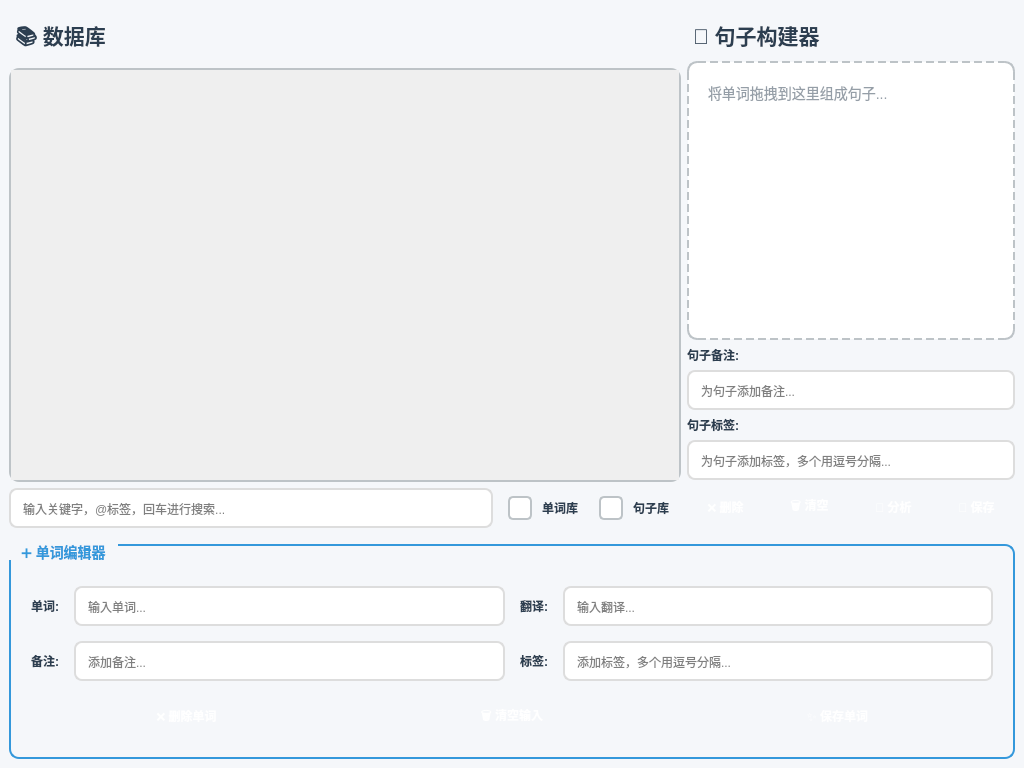
<?xml version="1.0" encoding="UTF-8"?>
<ui version="4.0">
 <class>MainWindow</class>
 <widget class="QMainWindow" name="MainWindow">
  <property name="geometry">
   <rect>
    <x>0</x>
    <y>0</y>
    <width>1024</width>
    <height>768</height>
   </rect>
  </property>
  <property name="windowTitle">
   <string>AI 词库管理工具</string>
  </property>
  <property name="windowIcon">
   <iconset resource="resource.qrc">
    <normaloff>:/logos/bookshelf.ico</normaloff>:/logos/bookshelf.ico</iconset>
  </property>
  <property name="styleSheet">
   <string notr="true">QMainWindow {
background-color: #f5f7fa;
}
QPushButton {
background-color: qlineargradient(x1: 0, y1: 0, x2: 0, y2: 1,
stop: 0 #3498db, stop: 1 #2980b9);
color: white;
border: none;
border-radius: 8px;
padding: 10px 20px;
font-weight: bold;
font-size: 12px;
}
QPushButton:hover {
background-color: qlineargradient(x1: 0, y1: 0, x2: 0, y2: 1,
stop: 0 #3ca0db, stop: 1 #2c8bc9);
}
QPushButton:pressed {
background-color: qlineargradient(x1: 0, y1: 0, x2: 0, y2: 1,
stop: 0 #2980b9, stop: 1 #2573a7);
}
QLineEdit {
padding: 10px;
border: 2px solid #ddd;
border-radius: 8px;
font-size: 12px;
}
QLineEdit:focus {
border-color: #3498db;
}
QLabel {
color: #2c3e50;
font-weight: bold;
}
QCheckBox {
    spacing: 10px;
    color: #2c3e50;
    font-size: 12px;
    font-weight: 600;
    padding: 5px;
}

QCheckBox::indicator {
    width: 20px;
    height: 20px;
    border: 2px solid #bdc3c7;
    border-radius: 5px;
    background-color: #ffffff;
}

QCheckBox::indicator:hover {
    border-color: #3498db;
    background-color: #f8f9fa;
}

QCheckBox::indicator:checked {
    background-color: qlineargradient(x1: 0, y1: 0, x2: 0, y2: 1,
        stop: 0 #3498db, stop: 1 #2980b9);
    border-color: #2980b9;
    image: url(:/icons/check.svg);
}

QCheckBox::indicator:checked:hover {
    background-color: qlineargradient(x1: 0, y1: 0, x2: 0, y2: 1,
        stop: 0 #3ca0db, stop: 1 #2c8bc9);
}

QCheckBox::indicator:checked:pressed {
    background-color: qlineargradient(x1: 0, y1: 0, x2: 0, y2: 1,
        stop: 0 #2980b9, stop: 1 #2573a7);
}

QCheckBox:disabled {
    color: #95a5a6;
}

QCheckBox::indicator:disabled {
    border-color: #ecf0f1;
    background-color: #f8f9fa;
}

QCheckBox::indicator:checked:disabled {
    background-color: #bdc3c7;
    border-color: #95a5a6;
}


QMessageBox {
    background-color: #ffffff;
    padding: 20px;
    font-family: &quot;Segoe UI&quot;, &quot;Microsoft YaHei&quot;, sans-serif;
}

QMessageBox QLabel {
    color: #2c3e50;
    font-size: 16px;
    font-weight: 500;
    line-height: 1.5;
}</string>
  </property>
  <widget class="QWidget" name="centralwidget">
   <layout class="QVBoxLayout" name="verticalLayout">
    <item>
     <layout class="QHBoxLayout" name="work_group" stretch="80,20">
      <item>
       <layout class="QVBoxLayout" name="verticalLayout_database">
        <property name="spacing">
         <number>0</number>
        </property>
        <item>
         <widget class="QLabel" name="cards_header">
          <property name="font">
           <font>
            <pointsize>16</pointsize>
            <bold>true</bold>
           </font>
          </property>
          <property name="styleSheet">
           <string notr="true">color: #2c3e50; margin: 10px 0;</string>
          </property>
          <property name="text">
           <string>📚 数据库</string>
          </property>
         </widget>
        </item>
        <item>
         <widget class="QScrollArea" name="scroll_area">
          <property name="styleSheet">
           <string notr="true">QScrollArea {
border: 2px solid #bdc3c7;
border-radius: 10px;
background-color: #ffffff;
}</string>
          </property>
          <property name="horizontalScrollBarPolicy">
           <enum>Qt::ScrollBarPolicy::ScrollBarAlwaysOff</enum>
          </property>
          <property name="widgetResizable">
           <bool>true</bool>
          </property>
          <property name="alignment">
           <set>Qt::AlignmentFlag::AlignLeading|Qt::AlignmentFlag::AlignLeft|Qt::AlignmentFlag::AlignTop</set>
          </property>
          <widget class="QWidget" name="scroll_area_layout">
           <property name="geometry">
            <rect>
             <x>0</x>
             <y>0</y>
             <width>628</width>
             <height>416</height>
            </rect>
           </property>
           <layout class="QGridLayout" name="scroll_layout">
            <property name="leftMargin">
             <number>8</number>
            </property>
            <property name="topMargin">
             <number>8</number>
            </property>
            <property name="rightMargin">
             <number>8</number>
            </property>
            <property name="bottomMargin">
             <number>8</number>
            </property>
            <item row="0" column="0">
             <widget class="QWidget" name="scroll_widget" native="true">
              <layout class="QGridLayout" name="cards_layout">
               <property name="leftMargin">
                <number>0</number>
               </property>
               <property name="topMargin">
                <number>0</number>
               </property>
               <property name="rightMargin">
                <number>0</number>
               </property>
               <property name="bottomMargin">
                <number>0</number>
               </property>
              </layout>
             </widget>
            </item>
           </layout>
          </widget>
         </widget>
        </item>
        <item>
         <layout class="QHBoxLayout" name="horizontalLayout">
          <property name="spacing">
           <number>10</number>
          </property>
          <property name="topMargin">
           <number>6</number>
          </property>
          <property name="rightMargin">
           <number>6</number>
          </property>
          <property name="bottomMargin">
           <number>0</number>
          </property>
          <item>
           <widget class="QLineEdit" name="lineEditSearch">
            <property name="placeholderText">
             <string>输入关键字，@标签，回车进行搜索...</string>
            </property>
           </widget>
          </item>
          <item>
           <widget class="QCheckBox" name="checkBoxWord">
            <property name="cursor">
             <cursorShape>PointingHandCursor</cursorShape>
            </property>
            <property name="styleSheet">
             <string notr="true"/>
            </property>
            <property name="text">
             <string>单词库</string>
            </property>
            <property name="checked">
             <bool>true</bool>
            </property>
           </widget>
          </item>
          <item>
           <widget class="QCheckBox" name="checkBoxSentence">
            <property name="cursor">
             <cursorShape>PointingHandCursor</cursorShape>
            </property>
            <property name="text">
             <string>句子库</string>
            </property>
            <property name="checked">
             <bool>true</bool>
            </property>
           </widget>
          </item>
         </layout>
        </item>
       </layout>
      </item>
      <item>
       <layout class="QVBoxLayout" name="verticalLayout_sentence">
        <property name="spacing">
         <number>0</number>
        </property>
        <item>
         <widget class="QLabel" name="sentence_header">
          <property name="font">
           <font>
            <pointsize>16</pointsize>
            <bold>true</bold>
           </font>
          </property>
          <property name="styleSheet">
           <string notr="true">color: #2c3e50; margin: 10px 0;</string>
          </property>
          <property name="text">
           <string>📝 句子构建器</string>
          </property>
         </widget>
        </item>
        <item>
         <widget class="QTextEdit" name="sentence_builder">
          <property name="styleSheet">
           <string notr="true">QTextEdit {
background-color: #ffffff;
border: 2px dashed #bdc3c7;
border-radius: 10px;
padding: 15px;
font-size: 14px;
color: #2c3e50;
}
QTextEdit:focus {
border: 2px solid #3498db;
background-color: #f8f9fa;
}</string>
          </property>
          <property name="placeholderText">
           <string>将单词拖拽到这里组成句子...</string>
          </property>
         </widget>
        </item>
        <item>
         <layout class="QVBoxLayout" name="sentence_controls_layout">
          <property name="spacing">
           <number>6</number>
          </property>
          <property name="topMargin">
           <number>6</number>
          </property>
          <property name="bottomMargin">
           <number>0</number>
          </property>
          <item>
           <widget class="QLabel" name="label_sentence_note">
            <property name="text">
             <string>句子备注:</string>
            </property>
           </widget>
          </item>
          <item>
           <widget class="QLineEdit" name="sentence_note_input">
            <property name="placeholderText">
             <string>为句子添加备注...</string>
            </property>
           </widget>
          </item>
          <item>
           <widget class="QLabel" name="label_sentence_tag">
            <property name="text">
             <string>句子标签:</string>
            </property>
           </widget>
          </item>
          <item>
           <widget class="QLineEdit" name="sentence_tag_input">
            <property name="placeholderText">
             <string>为句子添加标签，多个用逗号分隔...</string>
            </property>
           </widget>
          </item>
          <item>
           <layout class="QHBoxLayout" name="sentence_button_group">
            <item>
             <widget class="QPushButton" name="delete_sentence_btn">
              <property name="cursor">
               <cursorShape>PointingHandCursor</cursorShape>
              </property>
              <property name="text">
               <string>❌ 删除</string>
              </property>
             </widget>
            </item>
            <item>
             <widget class="QPushButton" name="clear_sentence_btn">
              <property name="cursor">
               <cursorShape>PointingHandCursor</cursorShape>
              </property>
              <property name="text">
               <string>🗑 清空</string>
              </property>
             </widget>
            </item>
            <item>
             <widget class="QPushButton" name="analysis_sentence_btn">
              <property name="cursor">
               <cursorShape>PointingHandCursor</cursorShape>
              </property>
              <property name="text">
               <string>🔎 分析</string>
              </property>
             </widget>
            </item>
            <item>
             <widget class="QPushButton" name="save_sentence_btn">
              <property name="cursor">
               <cursorShape>PointingHandCursor</cursorShape>
              </property>
              <property name="text">
               <string>💾 保存</string>
              </property>
             </widget>
            </item>
           </layout>
          </item>
         </layout>
        </item>
       </layout>
      </item>
     </layout>
    </item>
    <item>
     <widget class="QGroupBox" name="add_word_group">
      <property name="maximumSize">
       <size>
        <width>16777215</width>
        <height>225</height>
       </size>
      </property>
      <property name="styleSheet">
       <string notr="true">QGroupBox {
font-size: 14px;
font-weight: bold;
border: 2px solid #3498db;
border-radius: 10px;
margin-top: 10px;
padding-top: 20px;
}
QGroupBox::title {
subline-offset: -15px;
padding: 0 10px;
color: #3498db;
}</string>
      </property>
      <property name="title">
       <string>➕ 单词编辑器</string>
      </property>
      <layout class="QGridLayout" name="gridLayout">
       <property name="leftMargin">
        <number>20</number>
       </property>
       <property name="topMargin">
        <number>20</number>
       </property>
       <property name="rightMargin">
        <number>20</number>
       </property>
       <property name="bottomMargin">
        <number>20</number>
       </property>
       <property name="spacing">
        <number>15</number>
       </property>
       <item row="0" column="1">
        <widget class="QLineEdit" name="word_input">
         <property name="placeholderText">
          <string>输入单词...</string>
         </property>
        </widget>
       </item>
       <item row="1" column="2">
        <widget class="QLabel" name="label_tag">
         <property name="text">
          <string>标签:</string>
         </property>
        </widget>
       </item>
       <item row="0" column="0">
        <widget class="QLabel" name="label_word">
         <property name="text">
          <string>单词:</string>
         </property>
        </widget>
       </item>
       <item row="1" column="3">
        <widget class="QLineEdit" name="tag_input">
         <property name="placeholderText">
          <string>添加标签，多个用逗号分隔...</string>
         </property>
        </widget>
       </item>
       <item row="1" column="0">
        <widget class="QLabel" name="label_note">
         <property name="text">
          <string>备注:</string>
         </property>
        </widget>
       </item>
       <item row="0" column="2">
        <widget class="QLabel" name="label_translation">
         <property name="text">
          <string>翻译:</string>
         </property>
        </widget>
       </item>
       <item row="0" column="3">
        <widget class="QLineEdit" name="translation_input">
         <property name="placeholderText">
          <string>输入翻译...</string>
         </property>
        </widget>
       </item>
       <item row="1" column="1">
        <widget class="QLineEdit" name="note_input">
         <property name="placeholderText">
          <string>添加备注...</string>
         </property>
        </widget>
       </item>
       <item row="2" column="0" colspan="4">
        <layout class="QHBoxLayout" name="horizontalLayout_2">
         <item>
          <widget class="QPushButton" name="delete_word_btn">
           <property name="cursor">
            <cursorShape>PointingHandCursor</cursorShape>
           </property>
           <property name="text">
            <string>❌ 删除单词</string>
           </property>
          </widget>
         </item>
         <item>
          <widget class="QPushButton" name="clear_word_btn">
           <property name="cursor">
            <cursorShape>PointingHandCursor</cursorShape>
           </property>
           <property name="text">
            <string>🗑 清空输入</string>
           </property>
          </widget>
         </item>
         <item>
          <widget class="QPushButton" name="add_word_btn">
           <property name="cursor">
            <cursorShape>PointingHandCursor</cursorShape>
           </property>
           <property name="text">
            <string>✨ 保存单词</string>
           </property>
          </widget>
         </item>
        </layout>
       </item>
      </layout>
     </widget>
    </item>
   </layout>
  </widget>
 </widget>
 <resources>
  <include location="resource.qrc"/>
 </resources>
 <connections/>
</ui>
